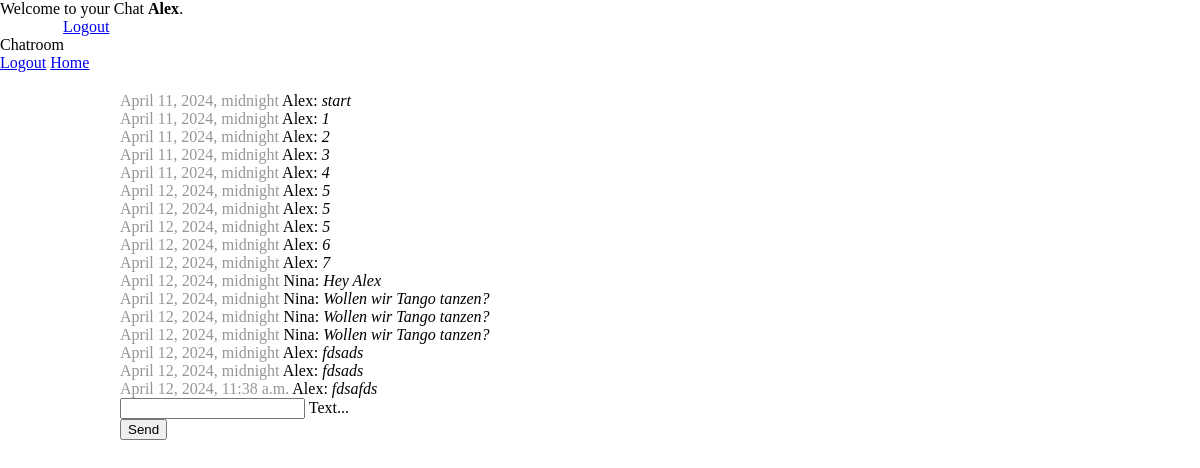
Page / (signed in) on the earlier database version.
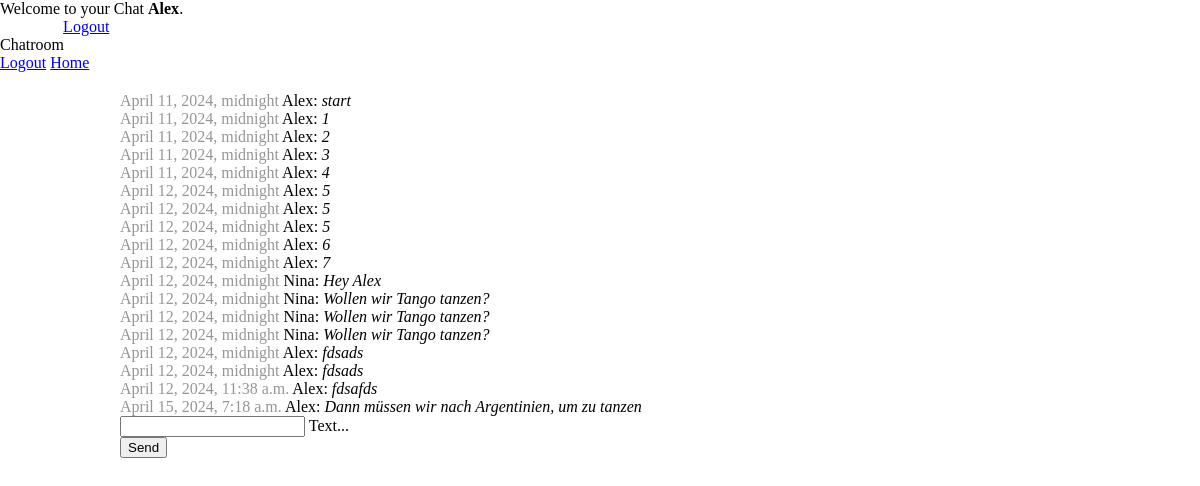
Same page on the later database version.
### chat/models.py (models this page shows)
class Message(models.Model):
    text = models.CharField(max_length=500)
    created_at = models.DateTimeField(default=timezone.now)
    chat = models.ForeignKey(Chat, on_delete=models.CASCADE, related_name='chat_messages_set', default=None, blank=True, null=True) # default is None, feld darf leer sein und die DB darf null sein
    author = models.ForeignKey(settings.AUTH_USER_MODEL, on_delete=models.CASCADE, related_name='author_messages_set')
    receiver = models.ForeignKey(settings.AUTH_USER_MODEL, on_delete=models.CASCADE, related_name='receiver_messages_set')

### chat/views.py (the view, shortened to what this page needs)
# urls.py: path('', index, name='home'),
@login_required(login_url='/login/')
def index(request):
    chat_messages = Message.objects.filter(chat__id=1)
    last_message_date = chat_messages.last().created_at
    last_message_date_time = last_message_date.strftime('%Y-%m-%d %H:%M:%S')
    print('Last Message Date: ', last_message_date_time)
    return render(request, 'chat/index.html', {'chat_messages': chat_messages, 'last_message_date_time': last_message_date_time})

### chat/templates/chat/index.html (shortened to what this page needs)
{% extends "base.html" %} {% block content %} {% if request.user.is_authenticated %}
<div id="messageContainer">
{% for message in chat_messages %}
  <div><span class="color-gray"> {{message.created_at}} </span> {{message.author}}: <i>{{message.text}}</i></div>
  {% endfor %}
</div>
<form onsubmit="sendMessage(); return false;" method="post">
  <div class="mdl-textfield mdl-js-textfield mdl-textfield--floating-label">
    <input class="mdl-textfield__input" name="textmessage" type="text" id="messagefield" />
    <label class="mdl-textfield__label" for="messagefield">Text...</label>
  </div>
  <button class="mdl-button mdl-js-button mdl-button--raised mdl-js-ripple-effect mdl-button--accent">Send</button>
</form>
{% else %}
<h1>You are not logged in</h1>
<p>Bitte logge Dich ein: <a href="/login/">Login</a></p>
{% endif %} {% endblock %}

Differences in the rows shown:
added Message: created_at "April 15, 2024, 7:18 a.m.", author "Alex", text "Dann müssen wir nach Argentinien, um zu tanzen"
